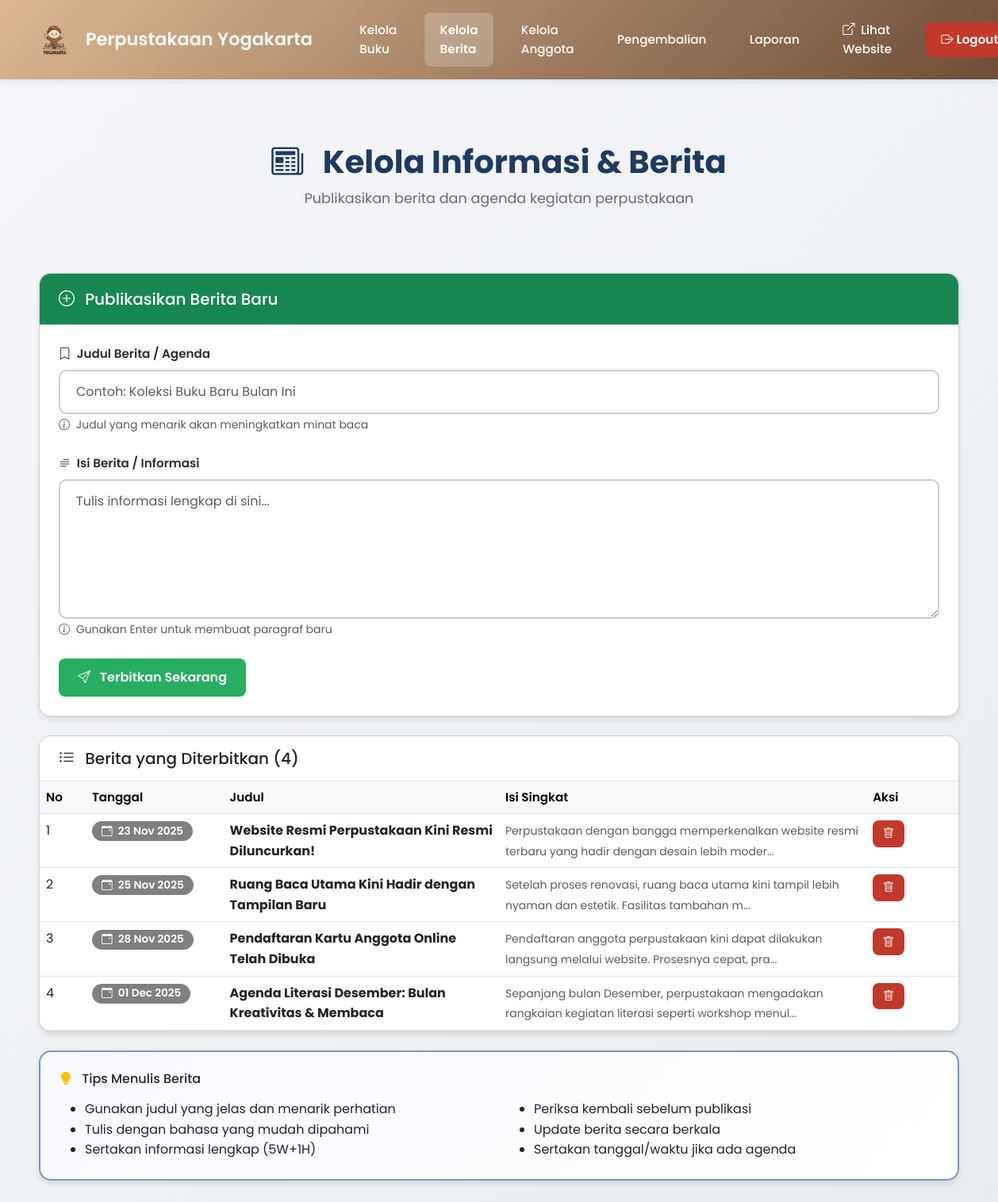
The app's page /admin/kelola_berita.php (signed in) with its own data.
### tables this page shows
CREATE TABLE `news` (
  `id` int(11) NOT NULL,
  `judul` varchar(200) NOT NULL,
  `isi_berita` text NOT NULL,
  `tanggal` date DEFAULT curdate(),
  `created_at` timestamp NOT NULL DEFAULT current_timestamp()
);

### admin/kelola_berita.php (the view, shortened to what this page needs)
<?php
require_once '../config/database.php';
$berita = $pdo->query("SELECT * FROM news ORDER BY created_at DESC")->fetchAll();
?>
<!DOCTYPE html>
<html lang="id">
<head>
    <link href="https://cdn.jsdelivr.net/npm/bootstrap@5.3.0/dist/css/bootstrap.min.css" rel="stylesheet">
    <link rel="stylesheet" href="https://cdn.jsdelivr.net/npm/bootstrap-icons@1.11.0/font/bootstrap-icons.css">
    <link rel="stylesheet" href="../assets/css/style_admin.css">
</head>
<body>
    <?php include '../includes/navbar_admin.php'; ?>
    <div class="container my-5">
        <div class="page-header fade-in-up">
            <h1>
                <i class="bi bi-newspaper me-3"></i>
                Kelola Informasi & Berita
            </h1>
            <p>Publikasikan berita dan agenda kegiatan perpustakaan</p>
        </div>
        <div class="card mb-4 fade-in-up">
            <div class="card-header bg-success text-white">
                <h5 class="mb-0">
                    <i class="bi bi-plus-circle me-2"></i>
                    Publikasikan Berita Baru
                </h5>
            </div>
            <div class="card-body p-4">
                <form method="POST">
                    <div class="form-group">
                        <label>
                            <i class="bi bi-bookmark me-1"></i>
                            Judul Berita / Agenda
                        </label>
                        <input type="text"
                               name="judul"
                               class="form-control"
                               placeholder="Contoh: Koleksi Buku Baru Bulan Ini"
                               required>
                        <small class="text-muted">
                            <i class="bi bi-info-circle me-1"></i>
                            Judul yang menarik akan meningkatkan minat baca
                        </small>
                    </div>
                    <div class="form-group">
                        <label>
                            <i class="bi bi-text-paragraph me-1"></i>
                            Isi Berita / Informasi
                        </label>
                        <textarea name="isi"
                                  class="form-control"
                                  rows="6"
                                  placeholder="Tulis informasi lengkap di sini..."
                                  required></textarea>
                        <small class="text-muted">
                            <i class="bi bi-info-circle me-1"></i>
                            Gunakan Enter untuk membuat paragraf baru
                        </small>
                    </div>
                    <button type="submit" name="tambah_berita" class="btn btn-success">
                        <i class="bi bi-send me-2"></i>
                        Terbitkan Sekarang
                    </button>
                </form>
            </div>
        </div>
        <div class="card fade-in-up">
            <div class="card-header bg-white py-3">
                <h5 class="mb-0">
                    <i class="bi bi-list-ul me-2"></i>
                    Berita yang Diterbitkan (<?= count($berita) ?>)
                </h5>
            </div>
            <div class="card-body p-0">
                <?php if(count($berita) > 0): ?>
                <div class="table-responsive">
                    <table class="table table-hover mb-0">
                        <thead class="table-light">
                            <tr>
                                <th width="5%">No</th>
                                <th width="15%">Tanggal</th>
                                <th width="30%">Judul</th>
                                <th width="40%">Isi Singkat</th>
                                <th width="10%">Aksi</th>
                            </tr>
                        </thead>
                        <tbody>
                            <?php
                            $no = 1;
                            foreach($berita as $row):
                            $isi_singkat = substr($row['isi_berita'], 0, 100);
                            if(strlen($row['isi_berita']) > 100) $isi_singkat .= '...';
                            ?>
                            <tr>
                                <td><?= $no++ ?></td>
                                <td>
                                    <span class="badge bg-secondary">
                                        <i class="bi bi-calendar-event me-1"></i>
                                        <?= date('d M Y', strtotime($row['tanggal'])) ?>
                                    </span>
                                </td>
                                <td>
                                    <strong><?= htmlspecialchars($row['judul']) ?></strong>
                                </td>
                                <td>
                                    <small class="text-muted">
                                        <?= htmlspecialchars($isi_singkat) ?>
                                    </small>
                                </td>
                                <td>
                                    <a href="?hapus=<?= $row['id'] ?>"
                                       class="btn btn-sm btn-danger"
                                       onclick="return confirm('Yakin ingin menghapus berita ini?')">
                                        <i class="bi bi-trash"></i>
                                    </a>
                                </td>
                            </tr>
                            <?php endforeach; ?>
                        </tbody>
                    </table>
                </div>
                <?php endif; ?>
            </div>
        </div>
        <div class="card mt-4 fade-in-up border-primary">
            <div class="card-body">
                <h6 class="mb-3">
                    <i class="bi bi-lightbulb-fill text-warning me-2"></i>
                    Tips Menulis Berita
                </h6>
                <div class="row">
                    <div class="col-md-6">
                        <ul class="mb-0">
                            <li>Gunakan judul yang jelas dan menarik perhatian</li>
                            <li>Tulis dengan bahasa yang mudah dipahami</li>
                            <li>Sertakan informasi lengkap (5W+1H)</li>
                        </ul>
                    </div>
                    <div class="col-md-6">
                        <ul class="mb-0">
                            <li>Periksa kembali sebelum publikasi</li>
                            <li>Update berita secara berkala</li>
                            <li>Sertakan tanggal/waktu jika ada agenda</li>
                        </ul>
                    </div>
                </div>
            </div>
        </div>
    </div>
</body>
</html>

### assets/css/style_admin.css (style rules this page uses)
:root { --tan: #ddb893; --coffee: #6f4e37; --slate-gray: #7c98b3; --space-cadet: #1e3a5f; --bg-soft: rgba(0,0,0,0.05); --black-100: #1a1a1a; --black-90: #2d2d2d; --black-85: #373737; --black-75: #4d4d4d; --gray-60: #6b6b6b; --gray-50: #808080; --gray-40: #999999; --gray-30: #b3b3b3; --gray-20: #cccccc; --gray-10: #e6e6e6; --white: #ffffff; --success: #27ae60; --warning: #f1c40f; --error: #c0392b; --shadow-sm: 0 2px 4px rgba(0, 0, 0, 0.1); --shadow-md: 0 4px 6px rgba(0, 0, 0, 0.1); --shadow-lg: 0 10px 15px rgba(0, 0, 0, 0.1); --shadow-xl: 0 20px 25px rgba(0, 0, 0, 0.15); }
* { margin: 0; padding: 0; box-sizing: border-box; }
body { font-family: "Poppins", sans-serif; background: linear-gradient(135deg, #f5f7fa 0%, #e9ecef 100%); color: var(--black-90); line-height: 1.6; }
.container { max-width: 1200px; margin: 0 auto; padding: 0 20px; }
.page-header { text-align: center; padding: 2rem 0; margin-bottom: 2rem; }
.page-header h1 { font-size: 2.5rem; font-weight: 700; color: var(--space-cadet); margin-bottom: 0.5rem; }
.page-header p { font-size: 1.1rem; color: var(--gray-60); }
.btn { padding: 0.75rem 1.5rem; border: none; border-radius: 8px; font-family: "Poppins", sans-serif; font-weight: 600; font-size: 1rem; cursor: pointer; transition: all 0.3s ease; text-decoration: none; display: inline-block; text-align: center; }
.btn-success { background: var(--success); color: var(--white); }
.btn-danger { background: var(--error); color: var(--white); }
.btn-sm { padding: 0.4rem 0.8rem; font-size: 0.875rem; }
.card { background: var(--white); border-radius: 15px; box-shadow: var(--shadow-md); overflow: hidden; transition: all 0.3s ease; display: flex; flex-direction: column; }
.card-header { padding: 1.25rem 1.5rem; border-bottom: 1px solid var(--gray-10); }
.card-body { padding: 1.5rem; flex: 1; }
.card.border-primary { border: 2px solid var(--slate-gray) !important; background: linear-gradient(135deg, #f8f9ff 0%, #ffffff 100%); }
table { width: 100%; border-collapse: collapse; }
thead th { padding: 1rem 1.25rem; text-align: left; color: var(--gray-60); font-weight: 600; font-size: 0.95rem; }
tbody tr { border-bottom: 1px solid var(--gray-10); transition: background 0.2s ease; }
tbody td { padding: 1rem 1.25rem; color: var(--gray-60); }
.form-group { margin-bottom: 1.5rem; }
.form-group label { display: block; margin-bottom: 0.5rem; font-weight: 600; color: var(--black-90); font-size: 0.95rem; }
.form-control { width: 100%; padding: 0.875rem 1.25rem; border: 2px solid var(--gray-20); border-radius: 10px; font-family: "Poppins", sans-serif; font-size: 1rem; transition: all 0.3s ease; }
textarea.form-control { resize: vertical; min-height: 120px; }
.badge { display: inline-block; padding: 0.35rem 0.75rem; border-radius: 50px; font-size: 0.85rem; font-weight: 600; }
.badge.bg-secondary { background: var(--gray-50) !important; color: var(--white); }
.fade-in-up { animation: fadeInUp 0.6s ease; }
.text-muted { color: var(--gray-60); }
.text-warning { color: var(--warning); }
.mt-4 { margin-top: 2rem; }
.mb-0 { margin-bottom: 0; }
.mb-3 { margin-bottom: 1.5rem; }
.mb-4 { margin-bottom: 2rem; }
.my-5 { margin-top: 3rem; margin-bottom: 3rem; }
.p-0 { padding: 0; }
.p-4 { padding: 2rem; }
.row { display: flex; flex-wrap: wrap; margin: 0 -0.75rem; }
.col-md-3, .col-md-4, .col-md-6, .col-md-8, .col-md-12 { padding: 0 0.75rem; }
@media (min-width: 768px) { .col-md-6 { width: 50%; } }

### records on screen
news: tanggal "23 Nov 2025", judul "Website Resmi Perpustakaan Kini Resmi Diluncurkan!", isi_berita "Perpustakaan dengan bangga memperkenalkan website resmi terbaru yang hadir dengan desain lebih moder..."
news: tanggal "25 Nov 2025", judul "Ruang Baca Utama Kini Hadir dengan Tampilan Baru", isi_berita "Setelah proses renovasi, ruang baca utama kini tampil lebih nyaman dan estetik. Fasilitas tambahan m..."
news: tanggal "28 Nov 2025", judul "Pendaftaran Kartu Anggota Online Telah Dibuka", isi_berita "Pendaftaran anggota perpustakaan kini dapat dilakukan langsung melalui website. Prosesnya cepat, pra..."
news: tanggal "01 Dec 2025", judul "Agenda Literasi Desember: Bulan Kreativitas & Membaca", isi_berita "Sepanjang bulan Desember, perpustakaan mengadakan rangkaian kegiatan literasi seperti workshop menul..."

### other values on screen
count($berita) "4"
